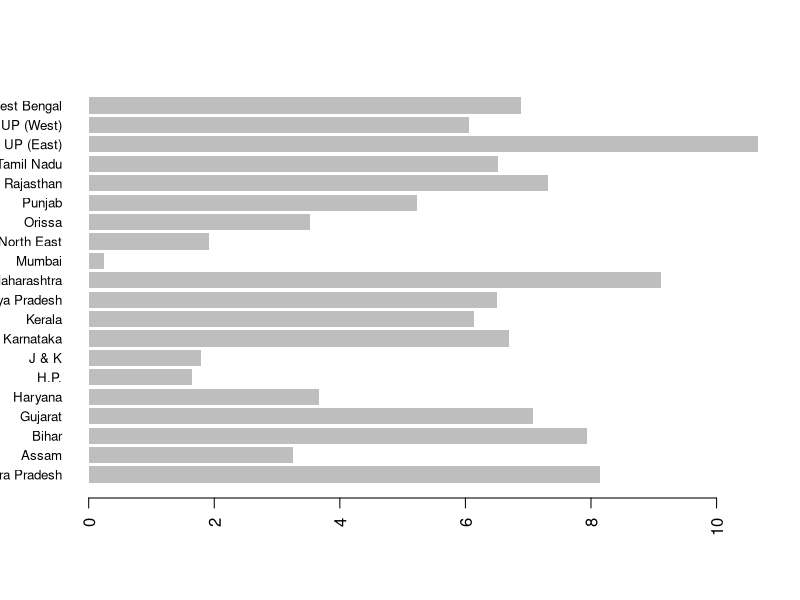

The R script that drew this image:
#Concerned Statewise road density Data is taken from
#url -> http://www.trai.gov.in/WriteReadData/PIRReport/Documents/Indicator-Reports-Mar12082015.pdf
#Search for " Service Area wise number of Internet Subscribers at the end of Mar-15"
myvalues <- read.csv("internet.csv")
#ordering the data 
high.order <- order(myvalues$RuralGrowthRate, decreasing=TRUE)
education.high <- myvalues[high.order,]
#plotting the data
barplot(myvalues$RuralGrowthRate, names.arg=myvalues$State, horiz=TRUE, las=2, cex.names=0.8, border=NA)
summary(myvalues)
